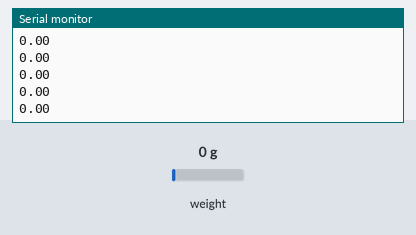
The sketch below on a simulated Arduino Uno, built with avr-gcc and run on an emulated ATmega328P. Shown: the last lines printed to the serial monitor. The test bench sets the inputs (shaded band); at power-on: weight on the scale 0 g.

Above: at 1.2 s.
1.3 s: weight on the scale set to 100 g
At 1.31 s:
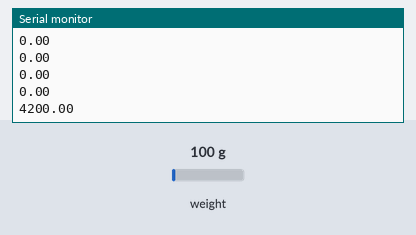
2.8 s: weight on the scale set to 1250 g
At 2.82 s:
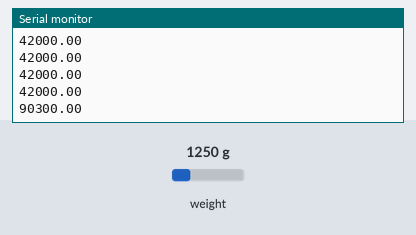
Timing chart, 0 to 5.8 s (numbered marks = the images above; inputs shaded):
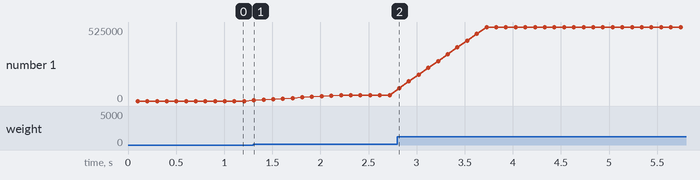

Measured:
- after the input at 1.3 s, the serial monitor: prints a new line at once (image 1)
- after the input at 2.8 s, the serial monitor: prints a new line at once (image 2)
- plotted number 1: 0 → 42000 after the input at 1.3 s, 42000 → 525000 after the input at 2.8 s

The sketch:

MPS20N0040D.ino
```cpp
/*
  on Sep 21, 2020
  by MohammedDamirchi
  https://electropeak.com/learn/
*/
/*
  on Sep 21, 2020
  by MohammedDamirchi
  https://electropeak.com/learn/
*/

#include <Q2HX711.h>
#include <Average.h>

const byte MPS_OUT_pin = 18; // OUT data pin
const byte MPS_SCK_pin = 19; // clock data pin
int avg_size = 10; // #pts to average over

Q2HX711 MPS20N0040D(MPS_OUT_pin, MPS_SCK_pin); // start comm with the HX710B
Average<long> ave(avg_size);

void setup() {
  Serial.begin(9600); // start the serial port
}

void loop() {
  ave.push(MPS20N0040D.read());
  Serial.println(ave.mean());
}
```
